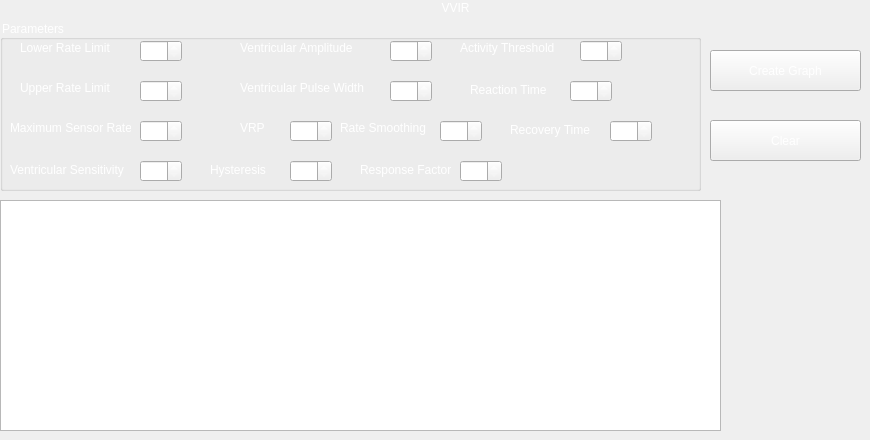
            <widget class="QWidget" name="page_8">
             <widget class="QPushButton" name="pushButton_15">
              <property name="geometry">
               <rect>
                <x>710</x>
                <y>50</y>
                <width>151</width>
                <height>41</height>
               </rect>
              </property>
              <property name="styleSheet">
               <string notr="true">font: 75 14pt &quot;MS Shell Dlg 2&quot;;
color: rgb(255, 255, 255);</string>
              </property>
              <property name="text">
               <string>Create Graph</string>
              </property>
             </widget>
             <widget class="QPushButton" name="pushButton_16">
              <property name="geometry">
               <rect>
                <x>710</x>
                <y>120</y>
                <width>151</width>
                <height>41</height>
               </rect>
              </property>
              <property name="styleSheet">
               <string notr="true">font: 75 14pt &quot;MS Shell Dlg 2&quot;;
color: rgb(255, 255, 255);</string>
              </property>
              <property name="text">
               <string>Clear</string>
              </property>
             </widget>
             <widget class="QGraphicsView" name="graphicsView_8">
              <property name="geometry">
               <rect>
                <x>0</x>
                <y>200</y>
                <width>721</width>
                <height>231</height>
               </rect>
              </property>
             </widget>
             <widget class="QGroupBox" name="groupBox_8">
              <property name="geometry">
               <rect>
                <x>0</x>
                <y>20</y>
                <width>701</width>
                <height>171</height>
               </rect>
              </property>
              <property name="styleSheet">
               <string notr="true">color: rgb(255, 255, 255);</string>
              </property>
              <property name="title">
               <string>Parameters</string>
              </property>
              <widget class="QLabel" name="label_72">
               <property name="geometry">
                <rect>
                 <x>10</x>
                 <y>100</y>
                 <width>121</width>
                 <height>16</height>
                </rect>
               </property>
               <property name="styleSheet">
                <string notr="true">color: rgb(255, 255, 255);</string>
               </property>
               <property name="text">
                <string>Maximum Sensor Rate</string>
               </property>
              </widget>
              <widget class="QSpinBox" name="spinBox_VVIR_VA">
               <property name="geometry">
                <rect>
                 <x>390</x>
                 <y>20</y>
                 <width>42</width>
                 <height>22</height>
                </rect>
               </property>
               <property name="styleSheet">
                <string notr="true">color: rgb(255, 255, 255);</string>
               </property>
              </widget>
              <widget class="QLabel" name="label_73">
               <property name="geometry">
                <rect>
                 <x>240</x>
                 <y>20</y>
                 <width>131</width>
                 <height>16</height>
                </rect>
               </property>
               <property name="styleSheet">
                <string notr="true">color: rgb(255, 255, 255);</string>
               </property>
               <property name="text">
                <string>Ventricular Amplitude</string>
               </property>
              </widget>
              <widget class="QLabel" name="label_74">
               <property name="geometry">
                <rect>
                 <x>20</x>
                 <y>20</y>
                 <width>101</width>
                 <height>16</height>
                </rect>
               </property>
               <property name="styleSheet">
                <string notr="true">color: rgb(255, 255, 255);</string>
               </property>
               <property name="text">
                <string>Lower Rate Limit</string>
               </property>
              </widget>
              <widget class="QLabel" name="label_75">
               <property name="geometry">
                <rect>
                 <x>20</x>
                 <y>60</y>
                 <width>101</width>
                 <height>16</height>
                </rect>
               </property>
               <property name="styleSheet">
                <string notr="true">color: rgb(255, 255, 255);</string>
               </property>
               <property name="text">
                <string>Upper Rate Limit</string>
               </property>
              </widget>
              <widget class="QSpinBox" name="spinBox_VVIR_VS">
               <property name="geometry">
                <rect>
                 <x>140</x>
                 <y>140</y>
                 <width>42</width>
                 <height>22</height>
                </rect>
               </property>
               <property name="styleSheet">
                <string notr="true">color: rgb(255, 255, 255);</string>
               </property>
              </widget>
              <widget class="QLabel" name="label_76">
               <property name="geometry">
                <rect>
                 <x>240</x>
                 <y>60</y>
                 <width>141</width>
                 <height>16</height>
                </rect>
               </property>
               <property name="styleSheet">
                <string notr="true">color: rgb(255, 255, 255);</string>
               </property>
               <property name="text">
                <string>Ventricular Pulse Width</string>
               </property>
              </widget>
              <widget class="QSpinBox" name="spinBox_VVIR_URL">
               <property name="geometry">
                <rect>
                 <x>140</x>
                 <y>60</y>
                 <width>42</width>
                 <height>22</height>
                </rect>
               </property>
               <property name="styleSheet">
                <string notr="true">color: rgb(255, 255, 255);</string>
               </property>
              </widget>
              <widget class="QLabel" name="label_77">
               <property name="geometry">
                <rect>
                 <x>210</x>
                 <y>140</y>
                 <width>61</width>
                 <height>20</height>
                </rect>
               </property>
               <property name="styleSheet">
                <string notr="true">color: rgb(255, 255, 255);</string>
               </property>
               <property name="text">
                <string>Hysteresis</string>
               </property>
              </widget>
              <widget class="QSpinBox" name="spinBox_VVIR_LRL">
               <property name="geometry">
                <rect>
                 <x>140</x>
                 <y>20</y>
                 <width>42</width>
                 <height>22</height>
                </rect>
               </property>
               <property name="styleSheet">
                <string notr="true">color: rgb(255, 255, 255);</string>
               </property>
              </widget>
              <widget class="QSpinBox" name="spinBox_VVIR_MSR">
               <property name="geometry">
                <rect>
                 <x>140</x>
                 <y>100</y>
                 <width>42</width>
                 <height>22</height>
                </rect>
               </property>
               <property name="styleSheet">
                <string notr="true">color: rgb(255, 255, 255);</string>
               </property>
              </widget>
              <widget class="QLabel" name="label_78">
               <property name="geometry">
                <rect>
                 <x>240</x>
                 <y>100</y>
                 <width>31</width>
                 <height>16</height>
                </rect>
               </property>
               <property name="styleSheet">
                <string notr="true">color: rgb(255, 255, 255);</string>
               </property>
               <property name="text">
                <string>VRP</string>
               </property>
              </widget>
              <widget class="QSpinBox" name="spinBox_VVIR_VPW">
               <property name="geometry">
                <rect>
                 <x>390</x>
                 <y>60</y>
                 <width>42</width>
                 <height>22</height>
                </rect>
               </property>
               <property name="styleSheet">
                <string notr="true">color: rgb(255, 255, 255);</string>
               </property>
              </widget>
              <widget class="QLabel" name="label_79">
               <property name="geometry">
                <rect>
                 <x>10</x>
                 <y>140</y>
                 <width>121</width>
                 <height>20</height>
                </rect>
               </property>
               <property name="styleSheet">
                <string notr="true">color: rgb(255, 255, 255);</string>
               </property>
               <property name="text">
                <string>Ventricular Sensitivity</string>
               </property>
              </widget>
              <widget class="QSpinBox" name="spinBox_VVIR_VRP">
               <property name="geometry">
                <rect>
                 <x>290</x>
                 <y>100</y>
                 <width>42</width>
                 <height>22</height>
                </rect>
               </property>
              </widget>
              <widget class="QSpinBox" name="spinBox_VVIR_H">
               <property name="geometry">
                <rect>
                 <x>290</x>
                 <y>140</y>
                 <width>42</width>
                 <height>22</height>
                </rect>
               </property>
              </widget>
              <widget class="QSpinBox" name="spinBox_VVIR_RS">
               <property name="geometry">
                <rect>
                 <x>440</x>
                 <y>100</y>
                 <width>42</width>
                 <height>22</height>
                </rect>
               </property>
               <property name="styleSheet">
                <string notr="true">color: rgb(255, 255, 255);</string>
               </property>
              </widget>
              <widget class="QLabel" name="label_86">
               <property name="geometry">
                <rect>
                 <x>340</x>
                 <y>100</y>
                 <width>91</width>
                 <height>16</height>
                </rect>
               </property>
               <property name="styleSheet">
                <string notr="true">color: rgb(255, 255, 255);</string>
               </property>
               <property name="text">
                <string>Rate Smoothing</string>
               </property>
              </widget>
              <widget class="QSpinBox" name="spinBox_VVIR_Reac_T">
               <property name="geometry">
                <rect>
                 <x>570</x>
                 <y>60</y>
                 <width>42</width>
                 <height>22</height>
                </rect>
               </property>
              </widget>
              <widget class="QSpinBox" name="spinBox_VVIR_Rec_T">
               <property name="geometry">
                <rect>
                 <x>610</x>
                 <y>100</y>
                 <width>42</width>
                 <height>22</height>
                </rect>
               </property>
              </widget>
              <widget class="QLabel" name="label_157">
               <property name="geometry">
                <rect>
                 <x>460</x>
                 <y>20</y>
                 <width>121</width>
                 <height>16</height>
                </rect>
               </property>
               <property name="styleSheet">
                <string notr="true">color: rgb(255, 255, 255);</string>
               </property>
               <property name="text">
                <string>Activity Threshold</string>
               </property>
              </widget>
              <widget class="QLabel" name="label_158">
               <property name="geometry">
                <rect>
                 <x>470</x>
                 <y>60</y>
                 <width>81</width>
                 <height>20</height>
                </rect>
               </property>
               <property name="styleSheet">
                <string notr="true">color: rgb(255, 255, 255);</string>
               </property>
               <property name="text">
                <string>Reaction Time</string>
               </property>
              </widget>
              <widget class="QLabel" name="label_159">
               <property name="geometry">
                <rect>
                 <x>360</x>
                 <y>140</y>
                 <width>91</width>
                 <height>20</height>
                </rect>
               </property>
               <property name="styleSheet">
                <string notr="true">color: rgb(255, 255, 255);</string>
               </property>
               <property name="text">
                <string>Response Factor</string>
               </property>
              </widget>
              <widget class="QSpinBox" name="spinBox_VVIR_AT">
               <property name="geometry">
                <rect>
                 <x>580</x>
                 <y>20</y>
                 <width>42</width>
                 <height>22</height>
                </rect>
               </property>
               <property name="styleSheet">
                <string notr="true">color: rgb(255, 255, 255);</string>
               </property>
              </widget>
              <widget class="QSpinBox" name="spinBox_VVIR_Res_F">
               <property name="geometry">
                <rect>
                 <x>460</x>
                 <y>140</y>
                 <width>42</width>
                 <height>22</height>
                </rect>
               </property>
              </widget>
              <widget class="QLabel" name="label_160">
               <property name="geometry">
                <rect>
                 <x>510</x>
                 <y>100</y>
                 <width>81</width>
                 <height>20</height>
                </rect>
               </property>
               <property name="text">
                <string>Recovery Time </string>
               </property>
              </widget>
             </widget>
             <widget class="QLabel" name="label_80">
              <property name="geometry">
               <rect>
                <x>420</x>
                <y>0</y>
                <width>71</width>
                <height>16</height>
               </rect>
              </property>
              <property name="styleSheet">
               <string notr="true">color: rgb(255, 255, 255);
font: 75 14pt &quot;MS Shell Dlg 2&quot;;</string>
              </property>
              <property name="text">
               <string>VVIR</string>
              </property>
              <property name="alignment">
               <set>Qt::AlignCenter</set>
              </property>
             </widget>
            </widget>
